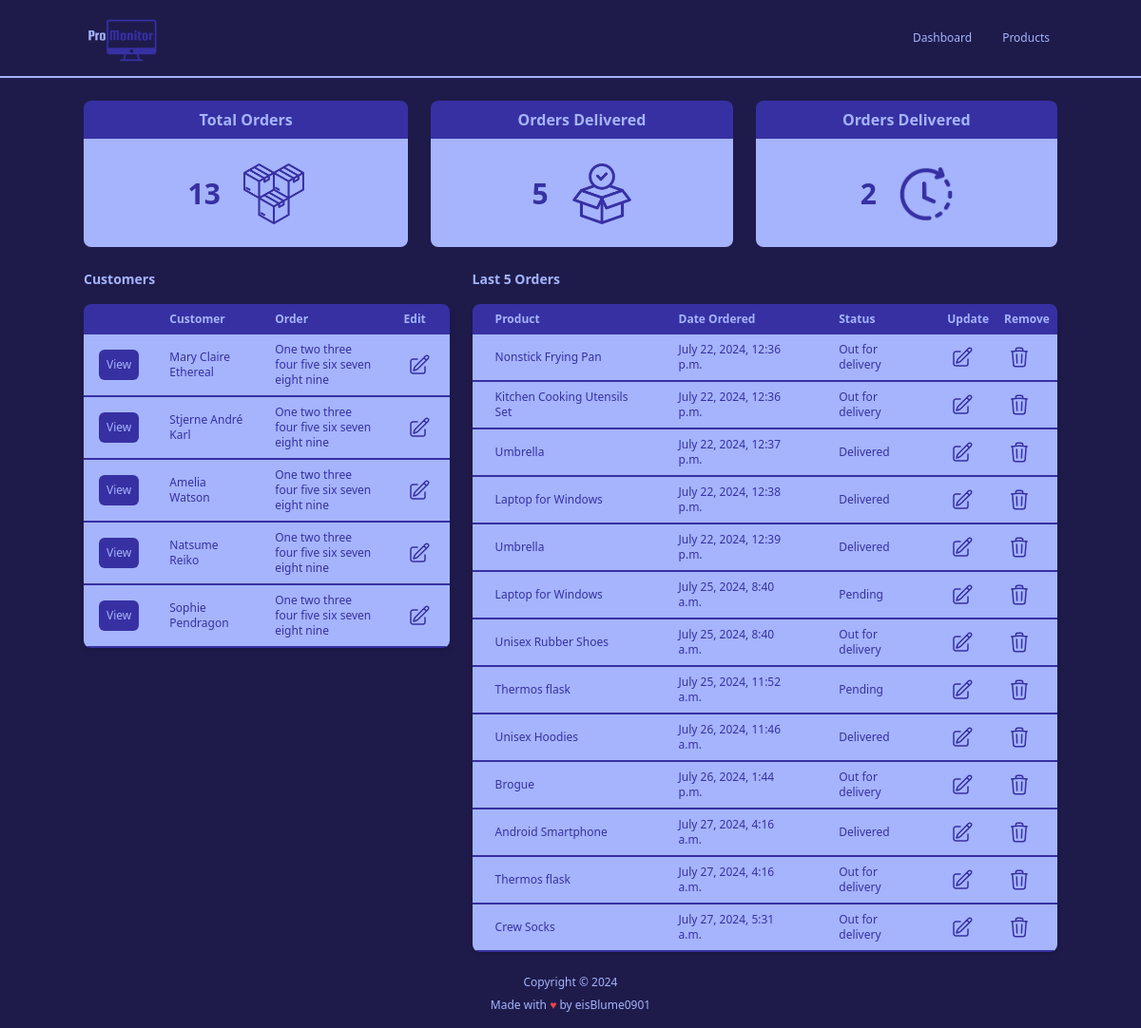
The page / on the database its author committed.
### accounts/models.py (models this page shows, shortened)
class Customer(models.Model):
    name = models.CharField(max_length=200, null=True)
    phone = models.CharField(max_length=200, null=True)
    email = models.EmailField(max_length=200, null=True)
    date_created = models.DateTimeField(auto_now_add=True, null=True)

class Order(models.Model):
    STATUS = (
        ('Pending', 'Pending'),
        ('Out for delivery', 'Out for delivery'),
        ('Delivered', 'Delivered'),
    )
    customer = models.ForeignKey(Customer, null=True, on_delete=models.SET_NULL)
    product = models.ForeignKey(Product, null=True, on_delete=models.SET_NULL)
    date_created = models.DateTimeField(auto_now_add=True, null=True)
    status = models.CharField(max_length=200, null=True, choices=STATUS)

class Product(models.Model):
    CATEGORY = (
        ('Indoor', 'Indoor'),
        ('Outdoor', 'Outdoor'),
    )
    name = models.CharField(max_length=200, null=True)
    price = models.FloatField(null=True)
    category = models.CharField(max_length=200, null=True, choices=CATEGORY)
    description = models.TextField(null=True, blank=True)
    date_created = models.DateTimeField(auto_now_add=True, null=True)
    tags = models.ManyToManyField('Tag')
    def __str__(self) -> str:
        return self.name

### accounts/views.py (the view)
# urls.py: path('', views.home, name="home"),
def home(request):
    allOrders = Order.objects.all()
    allCustomers = Customer.objects.all()
    allPendingOrders = Order.objects.filter(status="Pending").count()
    allOutOfDeliveryOrders = Order.objects.filter(status="Out for delivery").count()
    allDeliveredOrders = Order.objects.filter(status="Delivered").count()
    allOrdersCount = Order.objects.count()
    context = {
        'orders': allOrders,
        'ordersCount': allOrdersCount,
        'customers': allCustomers,
        'pendingOrders': allPendingOrders,
        'outOfDeliveryOrders': allOutOfDeliveryOrders,
        'deliveredOrders': allDeliveredOrders,
    }
    return render(request, 'accounts/dashboard.html', context)

### templates/accounts/dashboard.html (shortened to what this page needs)
{% extends 'main.html' %}
{% block content %}
{% load static %}
{% include 'partials/_home_navbar.html' %}
{% include 'partials/_order_status.html' %}
<div class="flex flex-row mx-auto my-6 max-w-screen-lg justify-between gap-6">
    <div class="flex flex-col gap-4 lg:w-5/12">
        <div class="flex flex-row justify-between items-center">
            <div class="text-indigo-300 font-semibold text-sm text-center">Customers</div>
            </div>
        <div class="relative overflow-x-auto shadow-md rounded-lg">
            <table class="text-sm text-left text-indigo-300 table-fixed">
                <thead class="text-xs text-indigo-300 bg-indigo-800">
                    <tr>
                        <th class="px-4 py-2"></th>
                        <th class="px-4 py-2">Customer</th>
                        <th class="px-4 py-2">Order</th>
                        <th class="px-4 py-2">Edit</th>
                    </tr>
                </thead>
                <tbody class="text-xs text-indigo-800 font-medium whitespace-normal">
                    {% for customer in customers %}
                    <tr class="bg-indigo-300 border-b-2 border-indigo-800 hover:bg-indigo-200">
                        <td class="px-4 py-2">
                            <a href="{% url 'customer' customer.id %}">
                                <button class="p-2 bg-indigo-800 text-indigo-300 rounded-md hover:bg-indigo-300 hover:text-indigo-800">View</button>
                            </a>
                        </td>
                        <td class="px-4 py-2">{{ customer.name }}</td>
                        <td class="px-4 py-2">One two three four five six seven eight nine</td>
                        <td class="px-4 py-2 mx-auto">
                            <button class="p-1 hover:bg-indigo-800 hover:text-indigo-300 hover:rounded-md">
                            </button>
                        </td>
                    </tr>
                    {% endfor %}
                </tbody>
            </table>
        </div>
    </div>
    <div class="flex flex-col gap-4 lg:w-8/12">
        <div class="flex flex-row justify-between items-center">
            <div class="text-indigo-300 font-semibold text-sm text-center">Last 5 Orders</div>
        </div>
        <div class="relative overflow-x-auto shadow-md rounded-lg">
            <table class="text-sm text-left text-indigo-300 table-fixed">
                <thead class="text-xs text-indigo-300 bg-indigo-800">
                    <tr>
                        <th class="px-6 py-2">Product</th>
                        <th class="px-6 py-2">Date Ordered</th>
                        <th class="px-6 py-2">Status</th>
                        <th class="px-2 py-2">Update</th>
                        <th class="px-2 py-2">Remove</th>
                    </tr>
                </thead>
                <tbody class="text-xs text-indigo-800 font-medium whitespace-normal">
                    {% for order in orders %}
                    <tr class="bg-indigo-300 border-b-2 border-indigo-800 hover:bg-indigo-200">
                        <td class="px-6 py-2">{{ order.product }}</td>
                        <td class="px-6 py-2">{{ order.date_created }}</td>
                        <td class="px-6 py-2">{{ order.status }}</td>
                        <td class="px-2 py-2">
                            <button class="p-1 hover:bg-indigo-800 hover:text-indigo-300 hover:rounded-md">
                                <a href="{% url 'update_order' order.id %}">
                                </a>
                            </button>
                        </td>
                        <td class="px-2 py-2">
                            <button class="p-1 hover:bg-indigo-800 hover:text-indigo-300 hover:rounded-md">
                                <a href="{% url 'delete_order' order.id %}">
                                </a>
                            </button>
                        </td>
                    </tr>
                    {% endfor %}
                </tbody>
            </table>
        </div>
    </div>
</div>
{% endblock %}

### rows shown on the page
Customer: name "Mary Claire Ethereal"
Customer: name "Stjerne André Karl"
Customer: name "Amelia Watson"
Customer: name "Natsume Reiko"
Customer: name "Sophie Pendragon"
Order: product "Nonstick Frying Pan", date_created "July 22, 2024, 12:36 p.m.", status "Out for delivery"
Order: product "Kitchen Cooking Utensils Set", date_created "July 22, 2024, 12:36 p.m.", status "Out for delivery"
Order: product "Umbrella", date_created "July 22, 2024, 12:37 p.m.", status "Delivered"
Order: product "Laptop for Windows", date_created "July 22, 2024, 12:38 p.m.", status "Delivered"
Order: product "Umbrella", date_created "July 22, 2024, 12:39 p.m.", status "Delivered"
Order: product "Laptop for Windows", date_created "July 25, 2024, 8:40 a.m.", status "Pending"
Order: product "Unisex Rubber Shoes", date_created "July 25, 2024, 8:40 a.m.", status "Out for delivery"
Order: product "Thermos flask", date_created "July 25, 2024, 11:52 a.m.", status "Pending"
Order: product "Unisex Hoodies", date_created "July 26, 2024, 11:46 a.m.", status "Delivered"
Order: product "Brogue", date_created "July 26, 2024, 1:44 p.m.", status "Out for delivery"
Order: product "Android Smartphone", date_created "July 27, 2024, 4:16 a.m.", status "Delivered"
Order: product "Thermos flask", date_created "July 27, 2024, 4:16 a.m.", status "Out for delivery"
Order: product "Crew Socks", date_created "July 27, 2024, 5:31 a.m.", status "Out for delivery"

### other values the page prints
{{ ordersCount }} "13"
{{ deliveredOrders }} "5"
{{ pendingOrders }} "2"
